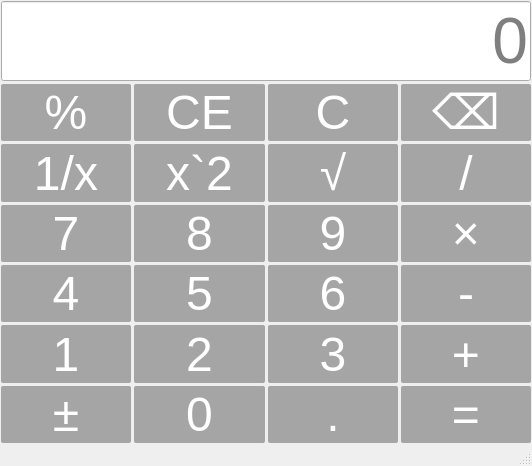
<?xml version="1.0" encoding="UTF-8"?>
<ui version="4.0">
 <class>MainWindow</class>
 <widget class="QMainWindow" name="MainWindow">
  <property name="geometry">
   <rect>
    <x>0</x>
    <y>0</y>
    <width>532</width>
    <height>466</height>
   </rect>
  </property>
  <property name="windowTitle">
   <string>计算器-欧阳宇绵-2024414290232</string>
  </property>
  <property name="styleSheet">
   <string notr="true">QPushButton{
background-color:rgb(50,50,50,100);
font-size:36pt;
color:white;
border-radius:2px;
}
QPushButton:hover{
background-color:lightgreen;
color:black;
}
QPushButton:pressed{
background-color:red;
color:black;
}
QLineEdit{
font-size:48pt;
}</string>
  </property>
  <widget class="QWidget" name="centralwidget">
   <layout class="QVBoxLayout" name="verticalLayout">
    <property name="spacing">
     <number>3</number>
    </property>
    <property name="leftMargin">
     <number>1</number>
    </property>
    <property name="topMargin">
     <number>1</number>
    </property>
    <property name="rightMargin">
     <number>1</number>
    </property>
    <property name="bottomMargin">
     <number>1</number>
    </property>
    <item>
     <layout class="QGridLayout" name="gridLayout">
      <item row="2" column="3">
       <widget class="QPushButton" name="btnDivide">
        <property name="sizePolicy">
         <sizepolicy hsizetype="Minimum" vsizetype="Minimum">
          <horstretch>0</horstretch>
          <verstretch>0</verstretch>
         </sizepolicy>
        </property>
        <property name="text">
         <string>/</string>
        </property>
       </widget>
      </item>
      <item row="2" column="1">
       <widget class="QPushButton" name="btnSquare">
        <property name="sizePolicy">
         <sizepolicy hsizetype="Minimum" vsizetype="Minimum">
          <horstretch>0</horstretch>
          <verstretch>0</verstretch>
         </sizepolicy>
        </property>
        <property name="text">
         <string>x`2</string>
        </property>
       </widget>
      </item>
      <item row="6" column="2">
       <widget class="QPushButton" name="btnPeriod">
        <property name="sizePolicy">
         <sizepolicy hsizetype="Minimum" vsizetype="Minimum">
          <horstretch>0</horstretch>
          <verstretch>0</verstretch>
         </sizepolicy>
        </property>
        <property name="text">
         <string>.</string>
        </property>
       </widget>
      </item>
      <item row="4" column="3">
       <widget class="QPushButton" name="btnMinus">
        <property name="sizePolicy">
         <sizepolicy hsizetype="Minimum" vsizetype="Minimum">
          <horstretch>0</horstretch>
          <verstretch>0</verstretch>
         </sizepolicy>
        </property>
        <property name="text">
         <string>-</string>
        </property>
       </widget>
      </item>
      <item row="5" column="2">
       <widget class="QPushButton" name="btnNum3">
        <property name="sizePolicy">
         <sizepolicy hsizetype="Minimum" vsizetype="Minimum">
          <horstretch>0</horstretch>
          <verstretch>0</verstretch>
         </sizepolicy>
        </property>
        <property name="text">
         <string>3</string>
        </property>
       </widget>
      </item>
      <item row="1" column="2">
       <widget class="QPushButton" name="btnClear">
        <property name="sizePolicy">
         <sizepolicy hsizetype="Minimum" vsizetype="Minimum">
          <horstretch>0</horstretch>
          <verstretch>0</verstretch>
         </sizepolicy>
        </property>
        <property name="text">
         <string>C</string>
        </property>
       </widget>
      </item>
      <item row="4" column="2">
       <widget class="QPushButton" name="btnNum6">
        <property name="sizePolicy">
         <sizepolicy hsizetype="Minimum" vsizetype="Minimum">
          <horstretch>0</horstretch>
          <verstretch>0</verstretch>
         </sizepolicy>
        </property>
        <property name="text">
         <string>6</string>
        </property>
       </widget>
      </item>
      <item row="1" column="0">
       <widget class="QPushButton" name="btnPercentage">
        <property name="sizePolicy">
         <sizepolicy hsizetype="Minimum" vsizetype="Minimum">
          <horstretch>0</horstretch>
          <verstretch>0</verstretch>
         </sizepolicy>
        </property>
        <property name="text">
         <string>%</string>
        </property>
       </widget>
      </item>
      <item row="3" column="0">
       <widget class="QPushButton" name="btnNum7">
        <property name="sizePolicy">
         <sizepolicy hsizetype="Minimum" vsizetype="Minimum">
          <horstretch>0</horstretch>
          <verstretch>0</verstretch>
         </sizepolicy>
        </property>
        <property name="text">
         <string>7</string>
        </property>
       </widget>
      </item>
      <item row="5" column="0">
       <widget class="QPushButton" name="btnNum1">
        <property name="sizePolicy">
         <sizepolicy hsizetype="Minimum" vsizetype="Minimum">
          <horstretch>0</horstretch>
          <verstretch>0</verstretch>
         </sizepolicy>
        </property>
        <property name="text">
         <string>1</string>
        </property>
       </widget>
      </item>
      <item row="6" column="1">
       <widget class="QPushButton" name="btnNum0">
        <property name="sizePolicy">
         <sizepolicy hsizetype="Minimum" vsizetype="Minimum">
          <horstretch>0</horstretch>
          <verstretch>0</verstretch>
         </sizepolicy>
        </property>
        <property name="text">
         <string>0</string>
        </property>
       </widget>
      </item>
      <item row="3" column="2">
       <widget class="QPushButton" name="btnNum9">
        <property name="sizePolicy">
         <sizepolicy hsizetype="Minimum" vsizetype="Minimum">
          <horstretch>0</horstretch>
          <verstretch>0</verstretch>
         </sizepolicy>
        </property>
        <property name="text">
         <string>9</string>
        </property>
       </widget>
      </item>
      <item row="6" column="3">
       <widget class="QPushButton" name="btnEqual">
        <property name="sizePolicy">
         <sizepolicy hsizetype="Minimum" vsizetype="Minimum">
          <horstretch>0</horstretch>
          <verstretch>0</verstretch>
         </sizepolicy>
        </property>
        <property name="text">
         <string>=</string>
        </property>
       </widget>
      </item>
      <item row="3" column="1">
       <widget class="QPushButton" name="btnNum8">
        <property name="sizePolicy">
         <sizepolicy hsizetype="Minimum" vsizetype="Minimum">
          <horstretch>0</horstretch>
          <verstretch>0</verstretch>
         </sizepolicy>
        </property>
        <property name="text">
         <string>8</string>
        </property>
       </widget>
      </item>
      <item row="1" column="3">
       <widget class="QPushButton" name="btnDel">
        <property name="sizePolicy">
         <sizepolicy hsizetype="Minimum" vsizetype="Minimum">
          <horstretch>0</horstretch>
          <verstretch>0</verstretch>
         </sizepolicy>
        </property>
        <property name="text">
         <string>⌫</string>
        </property>
       </widget>
      </item>
      <item row="4" column="0">
       <widget class="QPushButton" name="btnNum4">
        <property name="sizePolicy">
         <sizepolicy hsizetype="Minimum" vsizetype="Minimum">
          <horstretch>0</horstretch>
          <verstretch>0</verstretch>
         </sizepolicy>
        </property>
        <property name="text">
         <string>4</string>
        </property>
       </widget>
      </item>
      <item row="4" column="1">
       <widget class="QPushButton" name="btnNum5">
        <property name="sizePolicy">
         <sizepolicy hsizetype="Minimum" vsizetype="Minimum">
          <horstretch>0</horstretch>
          <verstretch>0</verstretch>
         </sizepolicy>
        </property>
        <property name="text">
         <string>5</string>
        </property>
       </widget>
      </item>
      <item row="2" column="0">
       <widget class="QPushButton" name="btnInverse">
        <property name="sizePolicy">
         <sizepolicy hsizetype="Minimum" vsizetype="Minimum">
          <horstretch>0</horstretch>
          <verstretch>0</verstretch>
         </sizepolicy>
        </property>
        <property name="text">
         <string>1/x</string>
        </property>
       </widget>
      </item>
      <item row="2" column="2">
       <widget class="QPushButton" name="btnSqrt">
        <property name="sizePolicy">
         <sizepolicy hsizetype="Minimum" vsizetype="Minimum">
          <horstretch>0</horstretch>
          <verstretch>0</verstretch>
         </sizepolicy>
        </property>
        <property name="text">
         <string>√</string>
        </property>
       </widget>
      </item>
      <item row="1" column="1">
       <widget class="QPushButton" name="btnClearAll">
        <property name="sizePolicy">
         <sizepolicy hsizetype="Minimum" vsizetype="Minimum">
          <horstretch>0</horstretch>
          <verstretch>0</verstretch>
         </sizepolicy>
        </property>
        <property name="text">
         <string>CE</string>
        </property>
       </widget>
      </item>
      <item row="3" column="3">
       <widget class="QPushButton" name="btnMultiple">
        <property name="sizePolicy">
         <sizepolicy hsizetype="Minimum" vsizetype="Minimum">
          <horstretch>0</horstretch>
          <verstretch>0</verstretch>
         </sizepolicy>
        </property>
        <property name="text">
         <string>×</string>
        </property>
       </widget>
      </item>
      <item row="5" column="1">
       <widget class="QPushButton" name="btnNum2">
        <property name="sizePolicy">
         <sizepolicy hsizetype="Minimum" vsizetype="Minimum">
          <horstretch>0</horstretch>
          <verstretch>0</verstretch>
         </sizepolicy>
        </property>
        <property name="text">
         <string>2</string>
        </property>
       </widget>
      </item>
      <item row="6" column="0">
       <widget class="QPushButton" name="btnSign">
        <property name="sizePolicy">
         <sizepolicy hsizetype="Minimum" vsizetype="Minimum">
          <horstretch>0</horstretch>
          <verstretch>0</verstretch>
         </sizepolicy>
        </property>
        <property name="text">
         <string>±</string>
        </property>
       </widget>
      </item>
      <item row="5" column="3">
       <widget class="QPushButton" name="btnPlus">
        <property name="sizePolicy">
         <sizepolicy hsizetype="Minimum" vsizetype="Minimum">
          <horstretch>0</horstretch>
          <verstretch>0</verstretch>
         </sizepolicy>
        </property>
        <property name="text">
         <string>+</string>
        </property>
       </widget>
      </item>
      <item row="0" column="0" colspan="4">
       <widget class="QLineEdit" name="display">
        <property name="sizePolicy">
         <sizepolicy hsizetype="Expanding" vsizetype="Preferred">
          <horstretch>0</horstretch>
          <verstretch>0</verstretch>
         </sizepolicy>
        </property>
        <property name="alignment">
         <set>Qt::AlignRight|Qt::AlignTrailing|Qt::AlignVCenter</set>
        </property>
        <property name="placeholderText">
         <string>0</string>
        </property>
       </widget>
      </item>
     </layout>
    </item>
   </layout>
  </widget>
  <widget class="QMenuBar" name="menubar">
   <property name="geometry">
    <rect>
     <x>0</x>
     <y>0</y>
     <width>532</width>
     <height>21</height>
    </rect>
   </property>
  </widget>
  <widget class="QStatusBar" name="statusbar"/>
 </widget>
 <resources/>
 <connections/>
</ui>
